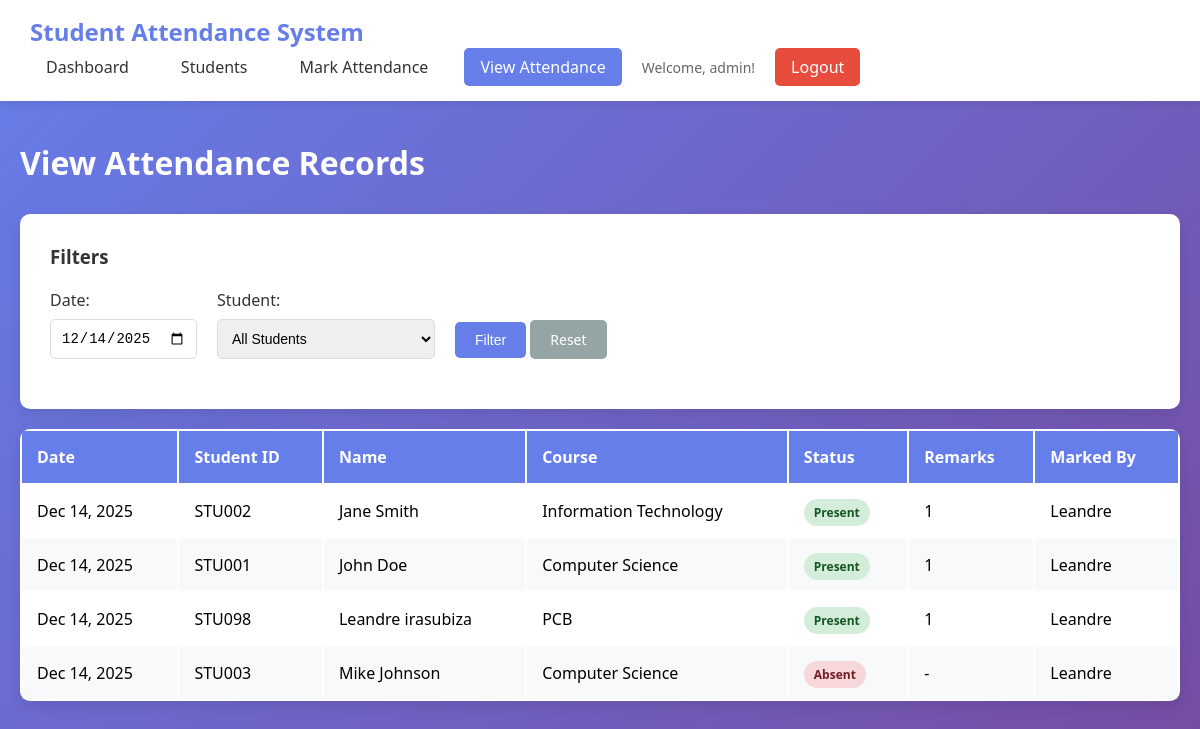
The app's page /view_attendance.php (signed in) with its own data.
### tables this page shows
CREATE TABLE `attendance_records` (
  `id` int(11) NOT NULL,
  `student_id` int(11) NOT NULL,
  `date` date NOT NULL,
  `status` enum('present','absent','late') NOT NULL,
  `marked_by` int(11) NOT NULL,
  `remarks` text DEFAULT NULL,
  `created_at` timestamp NOT NULL DEFAULT current_timestamp()
);

CREATE TABLE `students` (
  `id` int(11) NOT NULL,
  `student_id` varchar(20) NOT NULL,
  `name` varchar(100) NOT NULL,
  `email` varchar(100) NOT NULL,
  `course` varchar(100) DEFAULT NULL,
  `year_level` int(11) DEFAULT NULL,
  `created_at` timestamp NOT NULL DEFAULT current_timestamp()
);

CREATE TABLE `users` (
  `id` int(11) NOT NULL,
  `username` varchar(50) NOT NULL,
  `email` varchar(100) NOT NULL,
  `password` varchar(255) NOT NULL,
  `role` enum('admin','teacher') DEFAULT 'teacher',
  `created_at` timestamp NOT NULL DEFAULT current_timestamp()
);

### includes/session.php (called while the page is built, shortened)
<?php
function getUser() {
    return [
        'id' => $_SESSION['user_id'] ?? null,
        'username' => $_SESSION['username'] ?? null,
        'role' => $_SESSION['role'] ?? null
    ];
}
?>

### view_attendance.php (the view, shortened to what this page needs)
<?php
require_once 'config/database.php';
require_once 'includes/session.php';
$user = getUser();
$filter_date = $_GET['date'] ?? date('Y-m-d');
$query = "SELECT ar.*, s.student_id, s.name, s.course, u.username as marked_by_name
          FROM attendance_records ar
          JOIN students s ON ar.student_id = s.id
          JOIN users u ON ar.marked_by = u.id
          WHERE 1=1";
$params = [];
if (!empty($filter_date)) {
    $query .= " AND ar.date = :date";
    $params[':date'] = $filter_date;
}
$query .= " ORDER BY ar.date DESC, s.name ASC";
try {
    $stmt = $pdo->prepare($query);
    $stmt->execute($params);
    $attendance_records = $stmt->fetchAll();
} catch (PDOException $e) {
    $attendance_records = [];
    $error = 'Error loading attendance records.';
}
?>
<!DOCTYPE html>
<html lang="en">
<head>
    <link rel="stylesheet" href="style.css">
</head>
<body>
    <div class="container">
        <nav class="navbar">
            <h1>Student Attendance System</h1>
            <div class="nav-links">
                <a href="dashboard.php">Dashboard</a>
                <a href="students.php">Students</a>
                <a href="attendance.php">Mark Attendance</a>
                <a href="view_attendance.php" class="active">View Attendance</a>
                <span class="user-info">Welcome, <?php echo htmlspecialchars($user['username']); ?>!</span>
                <a href="logout.php" class="btn-logout">Logout</a>
            </div>
        </nav>
        <div class="content">
            <h2>View Attendance Records</h2>
            <div class="filter-card">
                <h3>Filters</h3>
                <form method="GET" action="">
                    <div class="filter-row">
                        <div class="form-group">
                            <label>Date:</label>
                            <input type="date" name="date" value="<?php echo htmlspecialchars($filter_date); ?>">
                        </div>
                        <div class="form-group">
                            <label>Student:</label>
                            <select name="student">
                                <option value="">All Students</option>
                            </select>
                        </div>
                        <div class="form-group">
                            <button type="submit" class="btn btn-primary">Filter</button>
                            <a href="view_attendance.php" class="btn btn-secondary">Reset</a>
                        </div>
                    </div>
                </form>
            </div>
            <table class="data-table">
                <thead>
                    <tr>
                        <th>Date</th>
                        <th>Student ID</th>
                        <th>Name</th>
                        <th>Course</th>
                        <th>Status</th>
                        <th>Remarks</th>
                        <th>Marked By</th>
                    </tr>
                </thead>
                <tbody>
                    <?php if (empty($attendance_records)): ?>
                        <tr>
                            <td colspan="7" class="text-center">No attendance records found.</td>
                        </tr>
                    <?php else: ?>
                        <?php foreach ($attendance_records as $record): ?>
                            <tr>
                                <td><?php echo date('M d, Y', strtotime($record['date'])); ?></td>
                                <td><?php echo htmlspecialchars($record['student_id']); ?></td>
                                <td><?php echo htmlspecialchars($record['name']); ?></td>
                                <td><?php echo htmlspecialchars($record['course']); ?></td>
                                <td>
                                    <span class="status-badge status-<?php echo $record['status']; ?>">
                                        <?php echo ucfirst($record['status']); ?>
                                    </span>
                                </td>
                                <td><?php echo htmlspecialchars($record['remarks'] ?: '-'); ?></td>
                                <td><?php echo htmlspecialchars($record['marked_by_name']); ?></td>
                            </tr>
                        <?php endforeach; ?>
                    <?php endif; ?>
                </tbody>
            </table>
        </div>
    </div>
</body>
</html>

### style.css (style rules this page uses)
* { margin: 0; padding: 0; box-sizing: border-box; }
body { font-family: 'Segoe UI', Tahoma, Geneva, Verdana, sans-serif; background: linear-gradient(135deg, #667eea 0%, #764ba2 100%); min-height: 100vh; }
.container { min-height: 100vh; padding-bottom: 40px; }
.navbar { background: white; padding: 15px 30px; display: flex; justify-content: space-between; align-items: center; box-shadow: 0 2px 10px rgba(0,0,0,0.1); flex-wrap: wrap; }
.navbar h1 { color: #667eea; font-size: 24px; }
.nav-links { display: flex; gap: 20px; align-items: center; flex-wrap: wrap; }
.nav-links a { text-decoration: none; color: #333; padding: 8px 16px; border-radius: 5px; transition: background 0.3s; }
.nav-links a:hover, .nav-links a.active { background: #667eea; color: white; }
.user-info { color: #666; font-size: 14px; }
.btn-logout { background: #e74c3c; color: white !important; }
.content { max-width: 1200px; margin: 40px auto; padding: 0 20px; }
.content h2 { color: white; margin-bottom: 30px; font-size: 32px; }
.form-card, .filter-card { background: white; padding: 30px; border-radius: 10px; box-shadow: 0 5px 15px rgba(0,0,0,0.1); margin-bottom: 20px; }
.filter-card h3 { margin-bottom: 20px; color: #333; }
.filter-row { display: flex; gap: 20px; align-items: flex-end; flex-wrap: wrap; }
.form-group { margin-bottom: 20px; }
.form-group label { display: block; margin-bottom: 8px; color: #333; font-weight: 500; }
.form-group input[type="text"], .form-group input[type="email"], .form-group input[type="password"], .form-group input[type="date"], .form-group select, .status-select { width: 100%; padding: 10px; border: 1px solid #ddd; border-radius: 5px; font-size: 14px; }
.btn { padding: 10px 20px; border: none; border-radius: 5px; cursor: pointer; text-decoration: none; display: inline-block; font-size: 14px; transition: all 0.3s; }
.btn-primary { background: #667eea; color: white; }
.btn-secondary { background: #95a5a6; color: white; }
.data-table { width: 100%; background: white; border-radius: 10px; overflow: hidden; box-shadow: 0 5px 15px rgba(0,0,0,0.1); }
.data-table thead { background: #667eea; color: white; }
.data-table th, .data-table td { padding: 15px; text-align: left; }
.data-table tbody tr:nth-child(even) { background: #f8f9fa; }
.status-badge { padding: 5px 10px; border-radius: 15px; font-size: 12px; font-weight: bold; }
.status-present { background: #d4edda; color: #155724; }
.status-absent { background: #f8d7da; color: #721c24; }

### records on screen
attendance_records: date "Dec 14, 2025", student.student_id "STU002", student.name "Jane Smith", student.course "Information Technology", status "Present", remarks "1", marked_by.username "Leandre"
attendance_records: date "Dec 14, 2025", student.student_id "STU001", student.name "John Doe", student.course "Computer Science", status "Present", remarks "1", marked_by.username "Leandre"
attendance_records: date "Dec 14, 2025", student.student_id "STU098", student.name "Leandre irasubiza", student.course "PCB", status "Present", remarks "1", marked_by.username "Leandre"
attendance_records: date "Dec 14, 2025", student.student_id "STU003", student.name "Mike Johnson", student.course "Computer Science", status "Absent", remarks "-", marked_by.username "Leandre"

### other values on screen
$user['username'] "admin"
